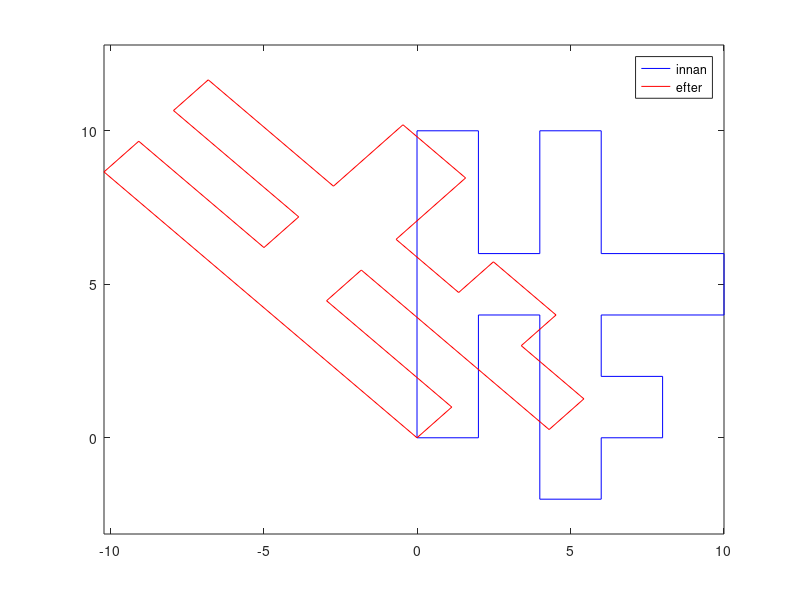
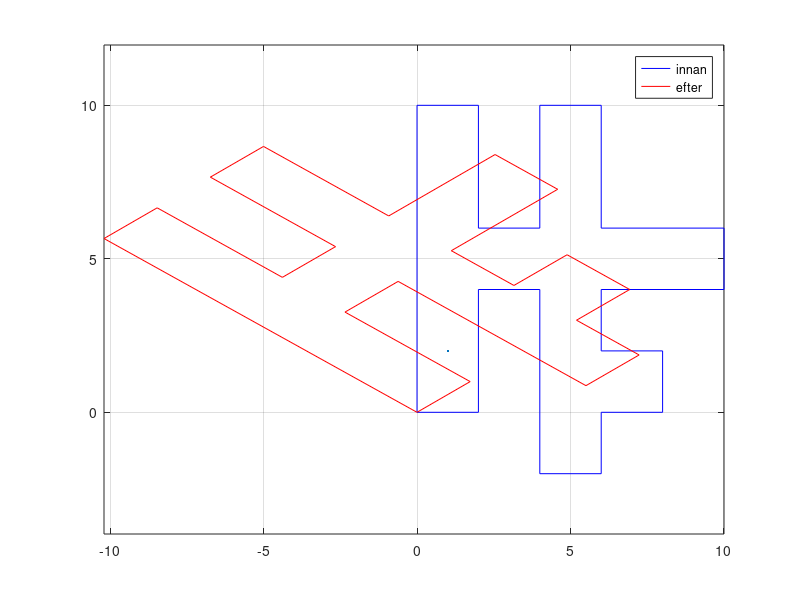

The MATLAB script that drew these images, in order: (Note: this script raises an error after producing the figures.)
%Sammansatt Avbildnig
clear
close all
%% Startmatris
startmatris=[0 2 2 4 4 6 6 8 8 6 6 10 10 6 6 4 4 2 2 0 0 ; 
             0 0 4 4 -2 -2 0 0 2 2 4 4 6 6 10 10 6 6 10 10 0 ];

xpos = startmatris(1,:);
ypos = startmatris(2,:);

%% Rotation
theta = 30; %Vinkel i grader
xr = cosd(theta)*xpos - sind(theta)*ypos ;
yr = cosd(theta)*ypos + sind(theta)*xpos ;


%% Skjuv
a = -0.6;

xs = xr + yr * a;
% ys = yr;

%% Figur som roteras och skjuvas
figure(1)
plot(xpos,ypos,'-b',xs,yr,'-r')
axis equal;
legend('innan', 'efter')

%%Figur som skjuvas och roteras
%skjuva
a = -0.6;

xs = xpos + ypos * a;

%rotation
theta = 30; %Vinkel i grader
xr = cosd(theta)*xs - sind(theta)*ypos ;
yr = cosd(theta)*ypos + sind(theta)*xs ;

figure(2)
plot(xpos,ypos,'-b',xr,yr,'-r', LineWidth=2)
axis equal;
grid on;
legend('innan', 'efter')
title('Figur som har skjuvats och sedan roteras', fontSize=15)
